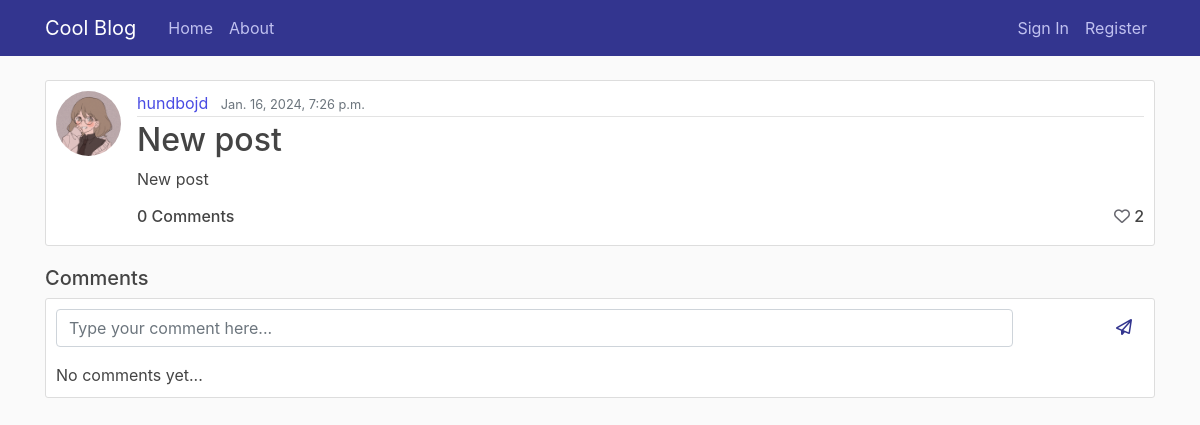
The app's page /post/18/ with its own data.
### blog/models.py (models this page shows, shortened)
class Post(models.Model):
    title = models.CharField(max_length=100)
    content = models.TextField()
    date_posted = models.DateTimeField(default=timezone.now)
    author = models.ForeignKey(User, on_delete=models.CASCADE)
    likes = models.ManyToManyField(User, related_name='post_like', blank=True)
    def number_of_likes(self):
        return self.likes.count()

### users/models.py (models this page shows, shortened)
class Profile(models.Model):
    user = models.OneToOneField(User, on_delete=models.CASCADE)
    image = models.ImageField(default='default.jpg', upload_to='profile_pics')
    bio = models.CharField(null=True, blank=True, max_length=150)
    city = models.CharField(null=True, blank=True, max_length=20)
    social = models.CharField(null=True, blank=True, max_length=100)

### blog/views.py (the view)
# urls.py: path('post/<int:pk>/', post_detail, name='post-detail'),
def post_detail(request, pk):
    post = get_object_or_404(Post, id=pk)
    comments = post.comments.filter(id=post.id)
    user_comment = None
    if request.method == 'POST':
        comment_form = CommentForm(request.POST)
        if comment_form.is_valid():
            user_comment = comment_form.save(commit=False)
            user_comment.post = post
            user_comment.name = request.user
            user_comment.save()
            return redirect(request.META.get('HTTP_REFERER'))
    else:
        comment_form = CommentForm()
    return render(request, 'blog/post_detail.html', {'post':post, 'comments':user_comment, 'comments':comments, 'comment_form':comment_form})

### blog/forms.py
class CommentForm(forms.ModelForm):
    content = forms.CharField(required=True,
                              widget=forms.widgets.TextInput(attrs={
                                   'placeholder': 'Type your comment here...',
                                   'class': "form-control",
                                   'rows': 1
                              }),
                              label='')
    class Meta:
        model = Comments
        fields = ['content']

### blog/templates/blog/post_detail.html (shortened to what this page needs)
{% extends "blog/base.html" %}
{% block content %}
    <article class="media content-section">
      <img class="rounded-circle article-img" src=" {{ post.author.profile.image.url }}">
      <div class="media-body">
        <div class="article-metadata">
          <a class="mr-2" href="{% url 'profile' post.author.id %}">{{ post.author }}</a>
          <small class="text-muted">{{ post.date_posted }}</small>
        </div>
        <h2 class="article-title">{{ post.title }}</h2>
        <p class="article-content">{{ post.content }}</p>
        {% if user in post.likes.all %}
          <h6><span style="float : right;"><a href="{% url 'post-likes' post.id %}" style=color:#33358f><i class="fa-solid fa-heart"></i></a> {{post.number_of_likes}}</span> </h6>
        {% else %}
          <h6><span style="float : right;"><a href="{% url 'post-likes' post.id %}" style=color:#66666e><i class="fa fa-heart-o "></i></a> {{post.number_of_likes}}</span> </h6>
        {% endif %}
        <h6>{{post.comments.count}} Comment{{post.comments.count|pluralize}}</h6>
      </div>
    </article>
<h5>Comments</h5>
<article class="media content-section">
  <div class="media-body">
     <form method="POST" id="comment_form">
        <span style="float : right;"><button class="btn btn-outline-secondary" type="'submit"><i class="fa fa-paper-plane-o"></i></button></span>
         {{comment_form.as_p}}
     </form>
     {% if not post.comments.all %}
        No comments yet...
     {% endif %}
    <br/>
  </div>
</article>
<br/><br/>
{% endblock content %}

### blog/static/blog/main.css (style rules this page uses)
body { background: #fafafa; color: #444444; margin-top: 5rem; }
h1, h2, h3, h4, h5, h6 { color: #444444; }
a { color: #494be3; }
.btn.btn-outline-secondary { border: 0; color:#33358f; padding: }
.content-section { background: #ffffff; padding: 10px 10px; border: 1px solid #dddddd; border-radius: 3px; margin-bottom: 20px; }
.article-title { color: #444444; }
.article-content { white-space: pre-line; }
.article-img { height: 65px; width: 65px; margin-right: 16px; }
.article-metadata { padding-bottom: 1px; margin-bottom: 4px; border-bottom: 1px solid #e3e3e3 }
#comment_form input[type="text"] { margin: 0; vertical-align: top; }
.form-control { width:88% }

### records on screen
Post: author.profile.image (picture), author "hundbojd", date_posted "Jan. 16, 2024, 7:26 p.m.", title "New post", content "New post", number_of_likes "2", comments.count "0"
